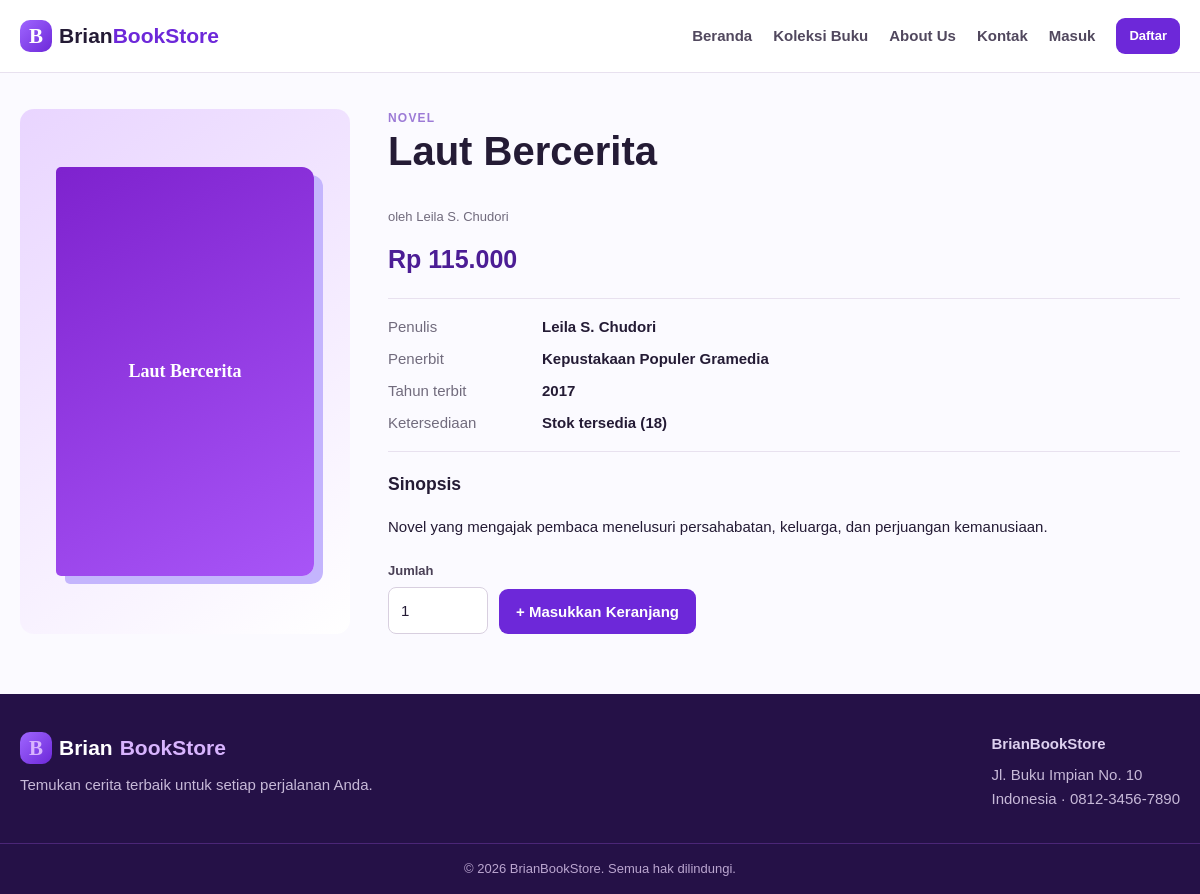
Page /detail_buku.php?id=1 on the committed database.
### tables this page shows
CREATE TABLE buku (
  id_buku INT UNSIGNED AUTO_INCREMENT PRIMARY KEY,
  id_kategori INT UNSIGNED NOT NULL,
  judul_buku VARCHAR(200) NOT NULL,
  penulis VARCHAR(150) NOT NULL,
  penerbit VARCHAR(150) NOT NULL,
  tahun_terbit YEAR NOT NULL,
  harga DECIMAL(12, 2) UNSIGNED NOT NULL,
  stok INT UNSIGNED NOT NULL DEFAULT 0,
  deskripsi TEXT NOT NULL,
  gambar VARCHAR(255) DEFAULT NULL,
  created_at TIMESTAMP DEFAULT CURRENT_TIMESTAMP,
  CONSTRAINT fk_buku_kategori
    FOREIGN KEY (id_kategori)
    REFERENCES kategori (id_kategori)
    ON UPDATE CASCADE
    ON DELETE RESTRICT
);

CREATE TABLE kategori (
  id_kategori INT UNSIGNED AUTO_INCREMENT PRIMARY KEY,
  nama_kategori VARCHAR(100) NOT NULL UNIQUE
);

### includes/functions.php (called while the page is built, shortened)
<?php
function e($value): string
{
    return htmlspecialchars((string) $value, ENT_QUOTES, 'UTF-8');
}
function rupiah($amount): string
{
    return 'Rp ' . number_format((float) $amount, 0, ',', '.');
}

### detail_buku.php (the view, shortened to what this page needs)
<?php
require_once __DIR__ . '/includes/functions.php';
$bookId = (int) ($_GET['id'] ?? 0);
$stmt = $pdo->prepare(
    'SELECT b.*, k.nama_kategori
     FROM buku b
     JOIN kategori k ON k.id_kategori = b.id_kategori
     WHERE b.id_buku = ?'
);
$stmt->execute([$bookId]);
$book = $stmt->fetch();
    ?>
    <?php
require __DIR__ . '/includes/header.php';
?>
<div class="detail-layout">
  <div class="detail-cover">
    <?php if ($book['gambar']): ?>
      <img src="<?= url($book['gambar']) ?>" alt="<?= e($book['judul_buku']) ?>">
    <?php else: ?>
      <div class="fake-cover"><?= e($book['judul_buku']) ?></div>
    <?php endif; ?>
  </div>
  <section>
    <div class="eyebrow"><?= e($book['nama_kategori']) ?></div>
    <h1><?= e($book['judul_buku']) ?></h1>
    <p class="author">oleh <?= e($book['penulis']) ?></p>
    <div class="price" style="font-size:25px"><?= rupiah($book['harga']) ?></div>
    <div class="book-meta">
      <span>Penulis</span>
      <b><?= e($book['penulis']) ?></b>
      <span>Penerbit</span>
      <b><?= e($book['penerbit']) ?></b>
      <span>Tahun terbit</span>
      <b><?= e($book['tahun_terbit']) ?></b>
      <span>Ketersediaan</span>
      <b>
        <?= $book['stok'] > 0 ? 'Stok tersedia (' . $book['stok'] . ')' : 'Stok habis' ?>
      </b>
    </div>
    <h3>Sinopsis</h3>
    <p><?= nl2br(e($book['deskripsi'])) ?></p>
    <?php if ($book['stok'] > 0): ?>
      <form method="post" style="display:flex;gap:11px;align-items:end;margin-top:22px">
        <div>
          <label for="jumlah">Jumlah</label>
          <input
            class="qty-control"
            id="jumlah"
            type="number"
            min="1"
            max="<?= $book['stok'] ?>"
            name="jumlah"
            value="1"
          >
        </div>
        <button type="submit">+ Masukkan Keranjang</button>
      </form>
    <?php else: ?>
      <button disabled>Stok Habis</button>
    <?php endif; ?>
  </section>
</div>
<?php require __DIR__ . '/includes/footer.php'; ?>

### assets/css/style.css (style rules this page uses)
:root { --purple: #6d28d9; --purple-dark: #4c1d95; --purple-soft: #f3e8ff; --ink: #241b35; --muted: #716b7d; --line: #e8e1ef; --success: #16803c; --danger: #c81e3a; --shadow: 0 12px 30px rgba(79, 38, 120, 0.1); }
* { box-sizing: border-box; }
body { margin: 0; background: #fbfaff; color: var(--ink); font: 15px/1.55 Arial, Helvetica, sans-serif; transition: background-color 0.2s ease, color 0.2s ease; }
h1, h2, h3, p { margin-top: 0; }
h1 { font-size: clamp(27px, 4vw, 40px); line-height: 1.15; }
button, input, textarea, select { font: inherit; }
.button, button { display: inline-block; cursor: pointer; border: 0; border-radius: 9px; background: var(--purple); color: #fff; font-weight: 700; padding: 11px 17px; transition: 0.2s; }
label { display: block; margin-bottom: 6px; color: #4a4056; font-size: 13px; font-weight: 700; }
input, textarea, select { width: 100%; border: 1px solid #d8cfdf; border-radius: 8px; outline: none; background: #fff; color: var(--ink); padding: 11px 12px; }
.eyebrow { color: #9c7ad6; font-size: 12px; font-weight: 800; letter-spacing: 1.2px; text-transform: uppercase; }
.book-cover, .detail-cover { display: grid; overflow: hidden; background: linear-gradient(145deg, #e9d5ff, #fff); place-items: center; }
.book-cover .fake-cover, .detail-cover .fake-cover { display: flex; width: 78%; height: 78%; align-items: center; justify-content: center; border-radius: 5px 12px 12px 5px; background: linear-gradient(150deg, #7e22ce, #a855f7); box-shadow: 9px 8px 0 #c4b5fd; color: #fff; font: 700 18px/1.2 Georgia, serif; padding: 13px; text-align: center; }
.book-card .author, .author { color: var(--muted); font-size: 13px; }
.price { color: var(--purple-dark); font-size: 17px; font-weight: 800; }
.detail-layout { display: grid; grid-template-columns: 330px 1fr; gap: 38px; }
.detail-cover { min-height: 410px; border-radius: 14px; }
.book-meta { display: grid; grid-template-columns: 145px 1fr; gap: 9px; margin: 19px 0; border-top: 1px solid var(--line); border-bottom: 1px solid var(--line); padding: 16px 0; }
.book-meta span { color: var(--muted); }
.qty-control { width: 100px; }

### rows in the picture
buku: judul_buku "Laut Bercerita", id_kategori.nama_kategori "NOVEL", penulis "Leila S. Chudori", harga "Rp 115.000", penerbit "Kepustakaan Populer Gramedia", tahun_terbit "2017", stok "18", deskripsi "Novel yang mengajak pembaca menelusuri persahabatan, keluarga, dan perjuangan kemanusiaan."
